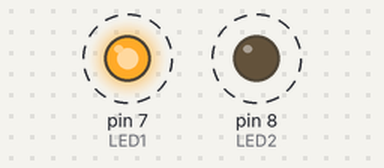
A sketch run on a simulated Arduino Uno, built with avr-gcc and run on an emulated ATmega328P. Parts: output pins drawn as LEDs (lit = HIGH). Dashed ring = blinking.

Above: at 0.2 s.
Timing chart, 0 to 3.0 s (numbered marks = the images above):
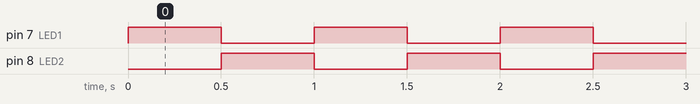

The sketch:

LED_BLINK.ino
```cpp
#define LED1 7
#define LED2 8

void setup() {
  // put your setup code here, to run once:
  pinMode(LED1, OUTPUT);
  pinMode(LED2, OUTPUT);
}

void loop() {
  // put your main code here, to run repeatedly:
  digitalWrite(LED1, HIGH);
  digitalWrite(LED2, LOW);
  delay(500);
  digitalWrite(LED1, LOW);
  digitalWrite(LED2, HIGH);
  delay(500);
}
```

Measured:
- by itself, pin 7 (LED1), pin 8 (LED2): alternates HIGH for 0.50 s and LOW for 0.50 s
